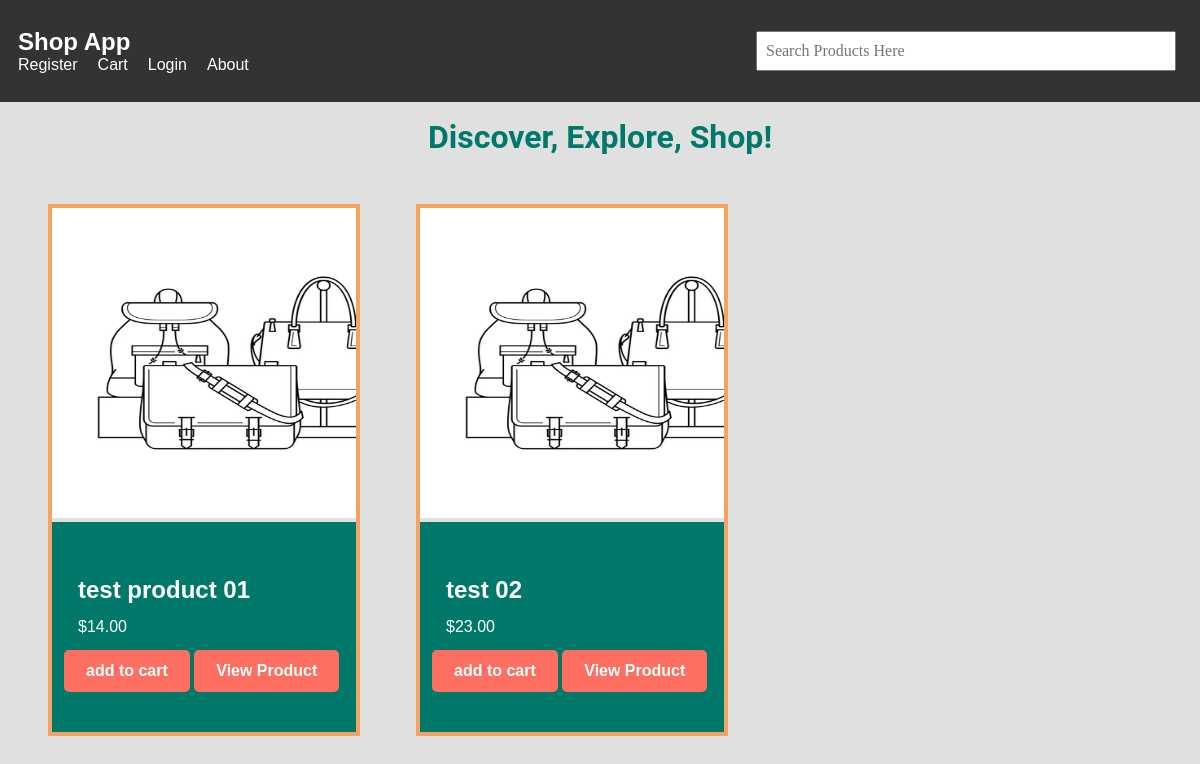
Page /store/ on the earlier database version.
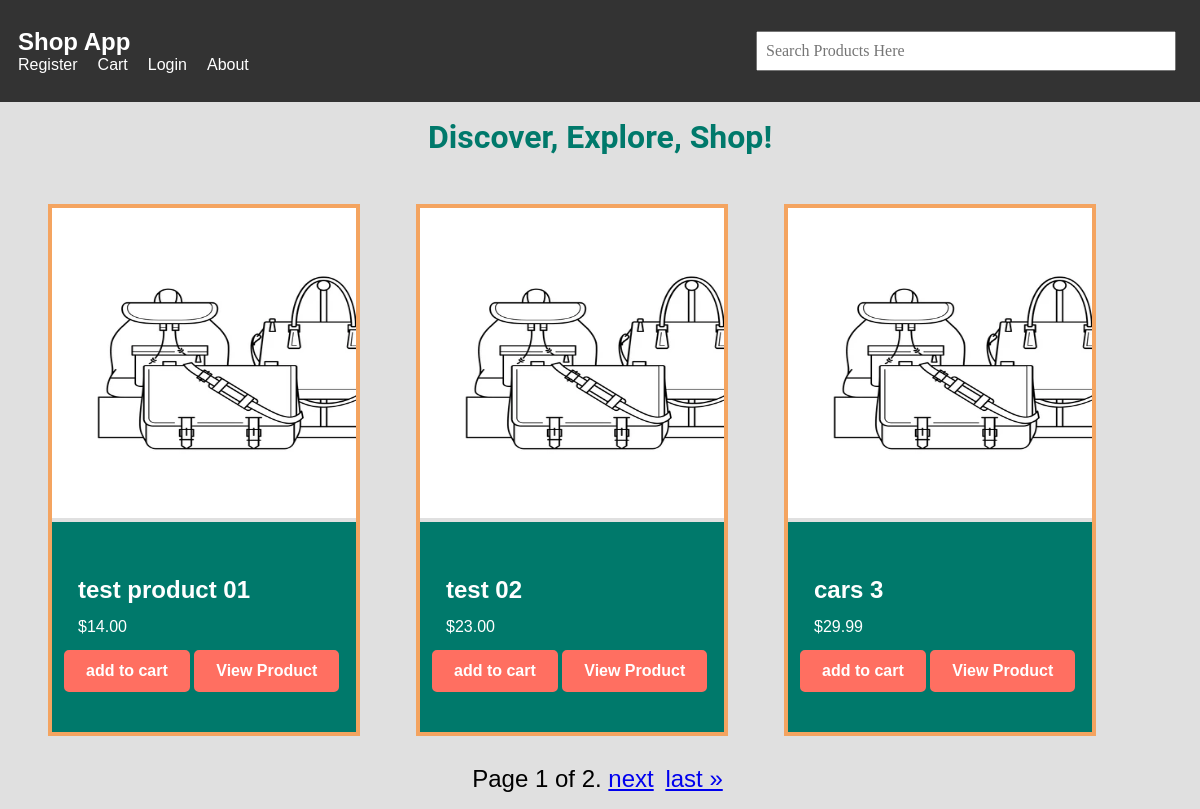
Same page on the later database version.
### product/models.py (models this page shows, shortened)
class Product(models.Model):
    name = models.CharField(max_length=100)
    description = models.TextField()
    price = models.DecimalField(max_digits=10, decimal_places=2)
    category = models.CharField(max_length=50)
    image = models.ImageField(upload_to='product_images/', default='product_images/placeholder_product.webp')
    stock_quantity = models.IntegerField(default=0)
    date_added = models.DateTimeField(auto_now_add=True)
    brand = models.CharField(max_length=50)
    active = models.BooleanField(default=True)

### product/views.py (the view, shortened to what this page needs)
# urls.py: path("", ProductListView.as_view(), name="products"),
class ProductListView(ListView):
    model = Product
    template_name = 'product/index.html'
    context_object_name = 'products'
    paginate_by = 3  # Number of products per page

### product/templates/product/index.html (shortened to what this page needs)
{% extends 'product/base.html' %}
{% load static %}
{% block css %}
<link rel="stylesheet" href="{% static 'product/index.css' %}">
{% endblock %}
{% block content %}
<h1 class="home-heading">Discover, Explore, Shop!</h1>
<div class="home-grid">
{% for product in products %}
<div class="home-card">
    <div class="home-card-img">
    <img  src="{{ product.image.url }}" alt="{{product.name}}">
    </div>
    <div class="home-card-details">
        <h4>{{product.name}}</h4>
        <p>${{product.price}}</p>
        <div class="home-card-btns">
            <a href="{% url 'cart:add_to_cart' product.id %}">add to cart</a>
            <a href="{% url 'product:product_detail' product.id  %}">View Product</a>
        </div>
    </div>
</div>
{% endfor %}
</div>
<div class="pagination">
    <span class="step-links">
        {% if is_paginated %}
            <span class="current">
                Page {{ page_obj.number }} of {{ paginator.num_pages }}.
            </span>
            {% if page_obj.has_next %}
                <a href="?page={{ page_obj.next_page_number }}">next</a>
                <a href="?page={{ paginator.num_pages }}">last &raquo;</a>
            {% endif %}
        {% endif %}
    </span>
</div>
{% endblock %}

### product/templates/product/base.html (shortened to what this page needs)
<!DOCTYPE html>
{% load static %}
<html lang="en">
<head>
    <link rel="stylesheet" href="{% static 'product/base.css' %}">
    {% block css %}
    {% endblock %}
</head>
<body>
    <nav class="navbar">
        <div class="container">
            <a href="{% url 'product:products' %}" class="brand">Shop App</a>
            <ul class="menu">
                <li><a href="{% url 'users:register' %}">Register</a></li>
                <li><a href="{% url 'cart:view_cart' %}">Cart</a></li>
                <li> {% if user.is_authenticated %}
                <a href="{% url 'users:logout-form' %}">Logout</a>
                {% else %}
                <a href="{% url 'users:login' %}">Login</a>
                {% endif %}</li>
                <li><a href="#">About</a></li>
            </ul>
        </div>
        <form class="search-bar {% block form_class %}{% endblock %}" method="post">
            <input type="text" name="search" placeholder="Search Products Here">
        </form>
    </nav>
    {% block content %}
    {% endblock %}
</body>
</html>

### product/static/product/base.css (style rules this page uses)
* { margin: 0; padding: 0; box-sizing: border-box; }
body { font-family: Arial, sans-serif; background-color: #E0E0E0; }
.navbar { background-color: #333; color: #fff; padding: 10px 0; display: flex; }
.container { max-width: 1200px; margin: 1vw; padding: 0.5vw; }
.search-bar { margin-left: auto; margin-right: 2%; }
.search-bar input { height: 5vh; width: 35vw; margin: 5% 0; padding: 1vh; font-size: 1rem; font-family: "Comic Sans MS", cursive; }
.brand { font-size: 1.5rem; font-weight: bold; text-decoration: none; color: #fff; }
.menu { display: flex; list-style: none; }
.menu li { margin-left: 20px; }
.menu li:first-child { margin-left: 0; }
.menu a { text-decoration: none; color: #fff; }

### product/static/product/index.css (style rules this page uses)
.home-heading { text-align: center; margin-top: 2vh; font-family: 'Roboto', sans-serif; color: #00796B; }
.home-grid { display: grid; grid-template-columns: 1fr 1fr 1fr; padding: 4vw; padding-bottom: 2vw; margin-bottom: 5px; }
.home-card { border: 4px sandybrown solid; width: 26vw; overflow: hidden; }
.home-card-img img { width: 391px; height: 310px; }
.home-card-details { background-color:#00796B; padding: 5vh 1vw; color: #fff; }
.home-card-details p, .home-card-details h4 { margin: 14px; }
.home-card-details h4 { font-size: 1.5rem; }
.home-card-btns a { display: inline-block; padding: 10px 20px; font-size: 16px; font-weight: bold; text-align: center; text-decoration: none; color: #fff; background-color: #FF6F61; border: 2px solid #FF6F61; border-radius: 5px; transition: background-color 0.3s, color 0.3s; }
.pagination { text-align: center; font-size: x-large; margin-bottom: 2vh; }
.pagination a { display: inline-block; margin-right: 5px; }

Differences in the rows shown:
added Product: image (placeholder picture), name "cars 3", price "29.99"
Other differences:
{{ page_obj.number }}: (not shown) → "1"
{{ paginator.num_pages }}: (not shown) → "2"
text now shown: "Page of . next last »"
